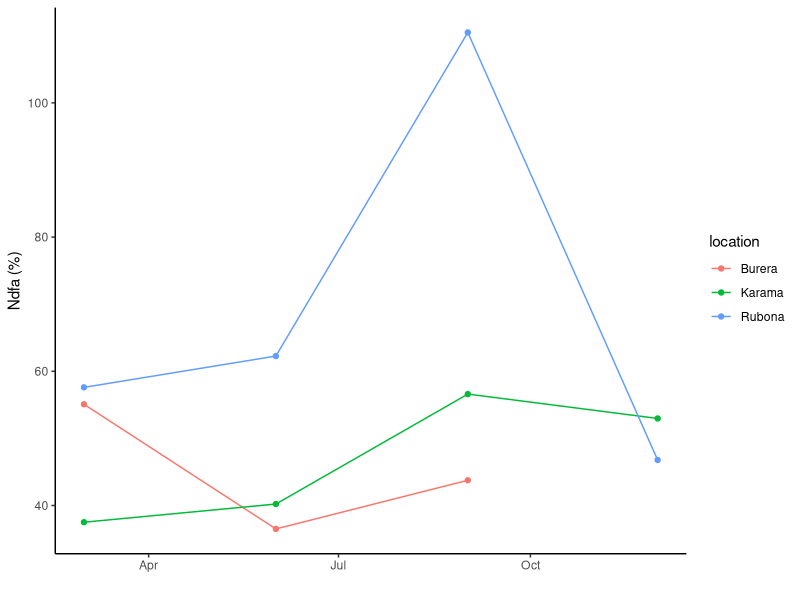
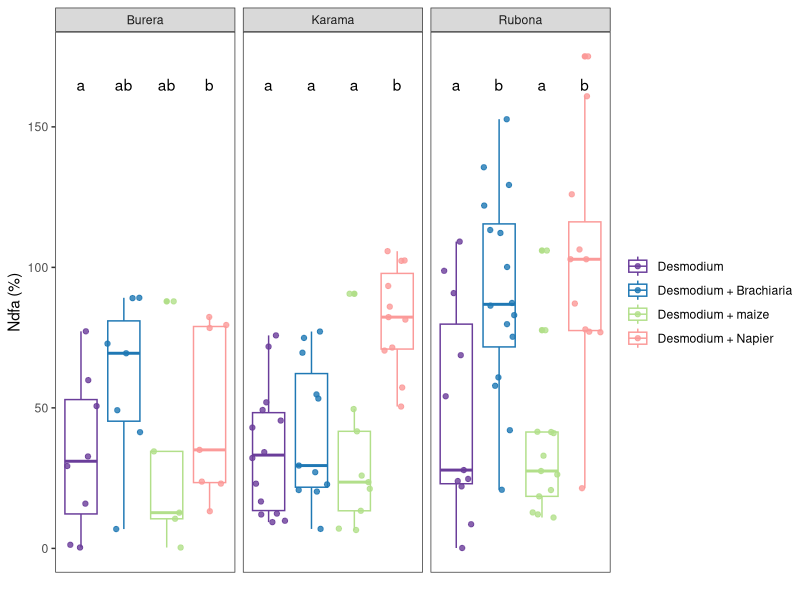
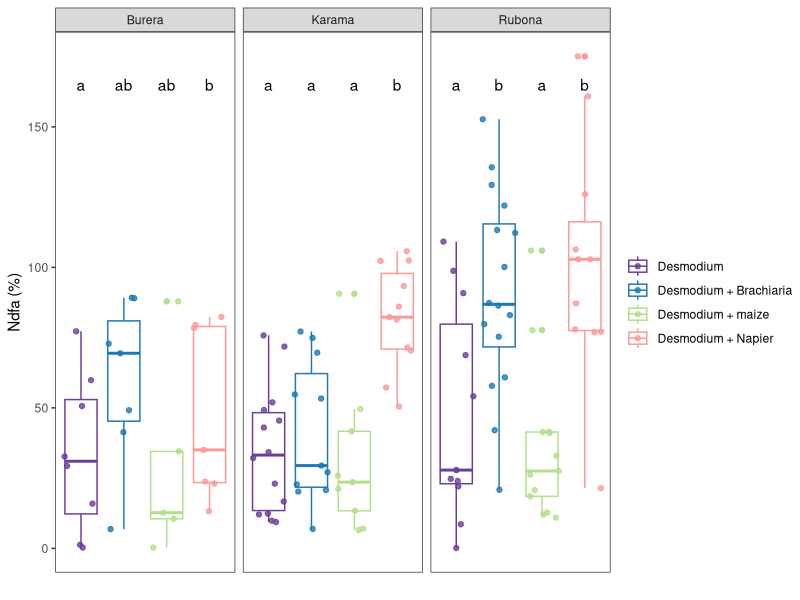

Recreate these plots in R, in order.
library(tidyverse)
library(lme4)
library(emmeans)

data <- read_csv("final_good_leg_ndfa.csv")  %>%
  dplyr::select(sample, ndfa, rep, location, treatment, timepoint, intercrop) %>%
  mutate(date = case_when(timepoint ==1 ~ "3/1/2021",
                          timepoint ==2 ~ "6/1/2021", 
                          timepoint ==3 ~ "9/1/2021",
                          timepoint ==4 ~ "12/1/2021"),
         date=lubridate::mdy(date))
head(data)

##### Overall models(all locations/timepoints) #####

mod_all <- lmer(ndfa ~ intercrop + (1|location:rep) + (1|timepoint), data=data)
summary(mod_all)
car::Anova(mod_all) #intercrop highly sig (p<0.001)

mod_all.2 <- lmer(ndfa ~ intercrop + treatment + (1|location:rep) + (1|timepoint), data=data)
car::Anova(mod_all.2) #both intercrop and treatment are highly sig (p<0.001)

mod_all.3 <- lmer(ndfa ~ treatment + (1|location:rep) + (1|timepoint), data=data)
car::Anova(mod_all.3) #treatment highly sig (p<0.001)

anova(mod_all, mod_all.2, mod_all.3) #mod_all.2 or mod_all.3 are preferred

mod_all.4 <- lmer(ndfa ~ location + (1|rep) + (1|timepoint), data=data) 
car::Anova(mod_all.4) #location is significant

mod_all.5 <- lmer(ndfa~as.factor(timepoint) + (1|location:rep), data=data)
car::Anova(mod_all.5) #sampling timepoint is significant

#overall, how does the non-legume species affect Ndfa in Desmodium?
post_hoc <- emmeans(mod_all.3, list(pairwise~treatment), adjust="tukey")
multcomp::cld(post_hoc)
#how does Ndfa vary by location?
post_hoc_loc <- emmeans(mod_all.4, list(pairwise~location), adjust="tukey")

#how does Ndfa vary by time?
sum_df <- data %>%
  group_by(location, date) %>%
  summarise(ndfa = mean(ndfa))

time_plot <- ggplot(sum_df, aes(x=date, y=ndfa, color=location, group=interaction(location))) +
  #geom_boxplot() +
  geom_line() +
  geom_point(stat="identity") +
  theme_classic() +
  ylab("Ndfa (%)") +
  xlab("")
time_plot
#appears higher in timepoint 3 

##### By location #####
karama <- data %>% filter(location == "Karama") #45 obs
rubona <- data %>% filter(location == "Rubona") #51 obs
burera <- data %>% filter(location == "Burera") #27 obs

#Karama
k.mod <- lmer(ndfa~intercrop + treatment + (1|rep) + (1|timepoint), data=karama)
summary(k.mod)
car::Anova(k.mod) #both are sig (p<0.001)
k_post_hoc <- emmeans(k.mod, list(pairwise~treatment), adjust="tukey")
k_cld <- multcomp::cld(k_post_hoc) %>% mutate(location = "Karama")
# treatment              intercrop emmean    SE   df lower.CL upper.CL
# Desmodium              no          33.2  8.97 4.95    10.07     56.3
# Desmodium + Brachiaria yes         40.9  9.48 5.94    17.62     64.1
# Desmodium + maize      yes         27.1 10.03 7.29     3.58     50.6
# Desmodium + Napier     yes         85.5  9.52 5.99    62.15    108.8 *

#Rubona
r.mod <- lmer(ndfa~intercrop + treatment + (1|rep) + (1|timepoint), data=rubona)
summary(r.mod)
car::Anova(r.mod) #both are sig (p<0.001)
r_post_hoc <- emmeans(r.mod, list(pairwise~treatment), adjust="tukey")
r_cld <- multcomp::cld(r_post_hoc) %>% mutate(location = "Rubona")
# treatment              intercrop emmean   SE   df lower.CL upper.CL
# Desmodium              no          44.1 16.0 4.34    0.958     87.3
# Desmodium + Brachiaria yes         91.2 15.4 3.72   47.143    135.2*
# Desmodium + maize      yes         36.8 15.7 4.00   -6.750     80.4
# Desmodium + Napier     yes        101.9 16.0 4.32   58.691    145.1*

#Burera
b.mod <- lmer(ndfa~intercrop + treatment + (1|rep) + (1|timepoint), data=burera)
summary(b.mod)
car::Anova(b.mod) #both are sig (p=0.01)
b_post_hoc <- emmeans(b.mod, list(pairwise~treatment), adjust="tukey")
b_cld <- multcomp::cld(b_post_hoc) %>% mutate(location = "Burera")


### graphing ####

pal <- c("#6A3D9A", "#1F78B4", "#B2DF8A", "#FB9A99")

#collate cld info
cld_all <- rbind(k_cld, r_cld, b_cld) %>%
  mutate(.group = as.character(.group),
         .group = str_trim(.group, side = "both"),
         label = case_when(
           .group == "1" ~ "a",
           .group == "2" ~ "b",
           .group == "12" ~ "ab"
         ),
         treatment = as.factor(treatment))

data <- data %>%
  mutate(treatment = as.factor(treatment))

loc_box_plot <- ggplot(data, aes(x=treatment, y=ndfa, color=treatment)) +
  geom_boxplot() +
  geom_jitter(alpha=0.8) +
  scale_color_manual(values = pal) +
  theme_test() +
  facet_wrap(~location) +
  theme(axis.text.x = element_blank(),
        axis.ticks.length.x = unit(0, units="cm"),
        legend.title = element_blank(),
        ) +
  xlab("")+
  ylab("Ndfa (%)") +
  geom_text(data=cld_all, aes(x=treatment, label=label, y=165),
            color="black")

loc_box_plot
ggsave("ndfa_loc_boxplot.png", dpi=300, width = 8, 
       height = 4, units="in", bg="white")
